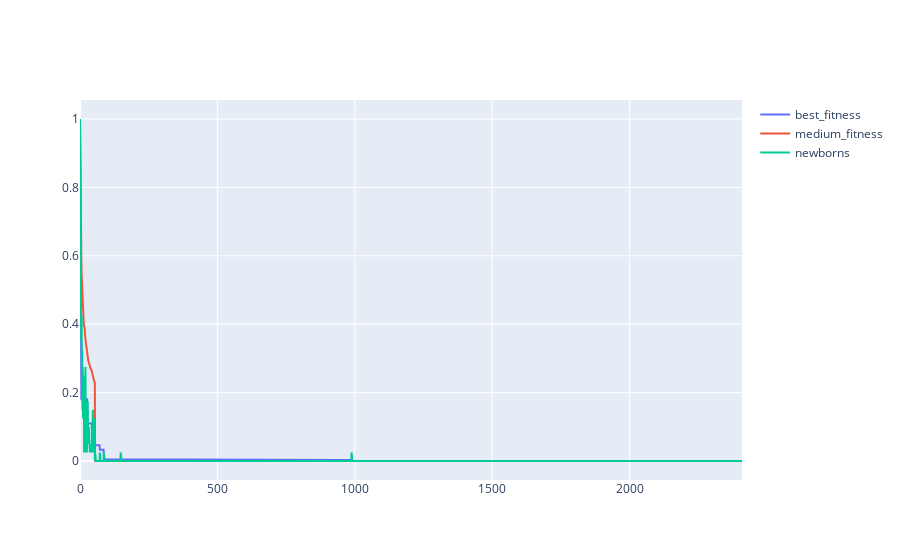

This figure's notebook cell:
### Code cell
plot_stats(ag.trace, normalize=True)

### Figure 1 — Plotly figure (JSON) as saved in the notebook; plotly's stock layout.template omitted (floating-point values rounded to 4 significant figures; data arrays with more than 128 entries replaced by an {"elided": "..."} marker saying what was removed)
{"data": [{"name": "best_fitness", "type": "scatter", "x": {"elided": "2410 int values"}, "y": {"elided": "2410 float values"}}, {"name": "medium_fitness", "type": "scatter", "x": {"elided": "2410 int values"}, "y": {"elided": "2410 float values"}}, {"name": "newborns", "type": "scatter", "x": {"elided": "2410 int values"}, "y": {"elided": "2410 float values"}}], "layout": {}}
